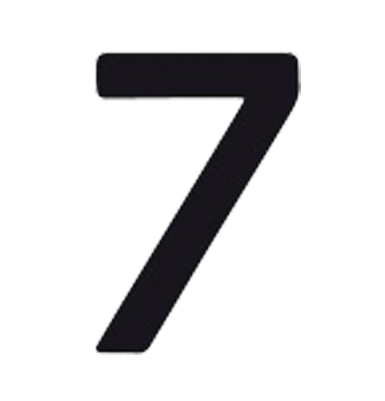
#> input picture imagenes_entrada/7.png, 385 x 401 px; its folder holds only this picture in this run
$ python imag_to_tex.py
#> lines starting #> are read from the running program, lines starting #| are printed output that depends on the picture; after the words box and inside, x2 and y2 are one past the last pixel; in counts of white or black regions, pixels touching at a corner belong together
import numpy as np
from PIL import Image
import os
import glob

# --- CONFIGURACIÓN ---
CARPETA_ENTRADA = "imagenes_entrada"  # Mete aquí todas tus imágenes
ARCHIVO_SALIDA = "patron.txt"         # Un solo archivo con todos los patrones
TAMANO = (30, 30)
UMBRAL = 128

def procesar_multiples_imagenes():
    # 1. Crear la carpeta si no existe
    if not os.path.exists(CARPETA_ENTRADA):
        os.makedirs(CARPETA_ENTRADA)
        print(f"He creado la carpeta '{CARPETA_ENTRADA}'. Mete allí tus imágenes y vuelve a ejecutar.")
        return

    # 2. Buscar extensiones comunes
    extensiones = ('*.png', '*.jpg', '*.jpeg', '*.bmp')
    archivos = []
    for ext in extensiones:
        archivos.extend(glob.glob(os.path.join(CARPETA_ENTRADA, ext)))

    if not archivos:
        print(f"No hay imágenes en '{CARPETA_ENTRADA}'.")
        return

    # 3. Limpiar el archivo de salida antes de empezar (sobrescribir)
    if os.path.exists(ARCHIVO_SALIDA):
        os.remove(ARCHIVO_SALIDA)

    print(f"Procesando {len(archivos)} imágenes...")

    # 4. Procesar cada imagen y añadirla (append) al archivo
    with open(ARCHIVO_SALIDA, "ab") as f_salida:
        for ruta in sorted(archivos):
            try:
                with Image.open(ruta) as img:
                    # Convertir, redimensionar y binarizar
#> img is the input picture: PIL image 385x401 P; mean R, G, B, A 221, 220.6, 221.6, 42.5
                    img_gris = img.convert('L')
                    img_res = img_gris.resize(TAMANO, Image.Resampling.LANCZOS)
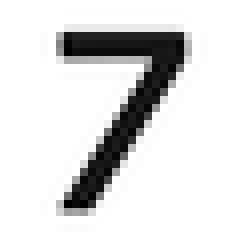
#> img_res: PIL image 30x30 L (shown 8 times larger); min 0, max 255, mean 220
                    data = np.array(img_res)
                    matriz_binaria = (data < UMBRAL).astype(int)
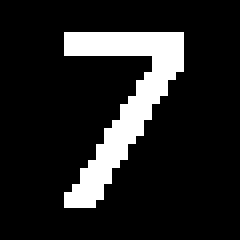
#> matriz_binaria: shape (30, 30) int64 (shown 8 times larger); values 0 (black) and 1 (white), 13.7% white; 1 white region, box (x1, y1, x2, y2) and area: (8, 4, 23, 26) 123

                    # Guardar en el mismo archivo (añadiendo al final)
                    np.savetxt(f_salida, matriz_binaria, fmt='%d', delimiter=' ')

                    print(f"  [OK] {os.path.basename(ruta)}")
            except Exception as e:
                print(f"  [ERROR] No se pudo procesar {ruta}: {e}")

    print(f"\n¡Éxito! Todos los patrones están en '{ARCHIVO_SALIDA}'.")

if __name__ == "__main__":
    procesar_multiples_imagenes()
